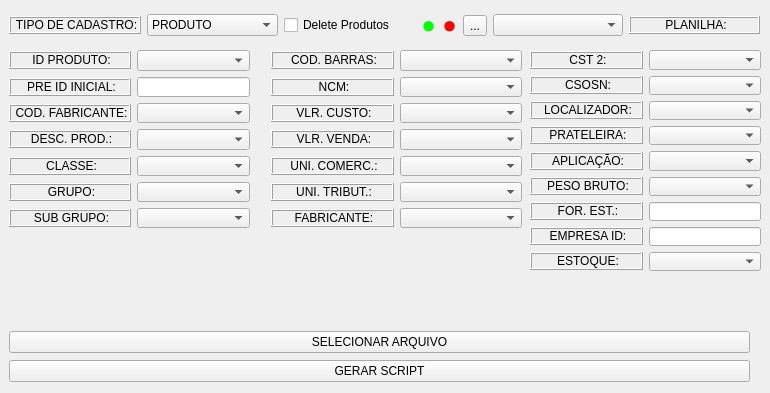
      <widget class="QWidget" name="pg_prod">
       <property name="minimumSize">
        <size>
         <width>0</width>
         <height>344</height>
        </size>
       </property>
       <widget class="QWidget" name="horizontalLayoutWidget">
        <property name="geometry">
         <rect>
          <x>9</x>
          <y>10</y>
          <width>751</width>
          <height>31</height>
         </rect>
        </property>
        <layout class="QHBoxLayout" name="horizontalLayout_2">
         <item>
          <widget class="QLabel" name="label_43">
           <property name="sizePolicy">
            <sizepolicy hsizetype="Minimum" vsizetype="Fixed">
             <horstretch>0</horstretch>
             <verstretch>0</verstretch>
            </sizepolicy>
           </property>
           <property name="contextMenuPolicy">
            <enum>Qt::DefaultContextMenu</enum>
           </property>
           <property name="frameShape">
            <enum>QFrame::Box</enum>
           </property>
           <property name="frameShadow">
            <enum>QFrame::Raised</enum>
           </property>
           <property name="text">
            <string>&lt;html&gt;&lt;head/&gt;&lt;body&gt;&lt;p align=&quot;center&quot;&gt;TIPO DE CADASTRO:&lt;/p&gt;&lt;/body&gt;&lt;/html&gt;</string>
           </property>
          </widget>
         </item>
         <item>
          <widget class="QComboBox" name="protipo">
           <property name="sizePolicy">
            <sizepolicy hsizetype="Minimum" vsizetype="Fixed">
             <horstretch>0</horstretch>
             <verstretch>0</verstretch>
            </sizepolicy>
           </property>
           <item>
            <property name="text">
             <string>PRODUTO</string>
            </property>
           </item>
           <item>
            <property name="text">
             <string>SERVICO</string>
            </property>
           </item>
          </widget>
         </item>
         <item>
          <widget class="QCheckBox" name="checkBox">
           <property name="text">
            <string>Delete Produtos</string>
           </property>
          </widget>
         </item>
         <item>
          <widget class="QLabel" name="verde">
           <property name="sizePolicy">
            <sizepolicy hsizetype="Fixed" vsizetype="Fixed">
             <horstretch>0</horstretch>
             <verstretch>0</verstretch>
            </sizepolicy>
           </property>
           <property name="text">
            <string>&lt;html&gt;&lt;head/&gt;&lt;body&gt;&lt;p align=&quot;center&quot;&gt;&lt;span style=&quot; font-size:18pt; color:#00ff00;&quot;&gt;●&lt;/span&gt;&lt;/p&gt;&lt;/body&gt;&lt;/html&gt;</string>
           </property>
          </widget>
         </item>
         <item>
          <widget class="QLabel" name="vermelho">
           <property name="sizePolicy">
            <sizepolicy hsizetype="Fixed" vsizetype="Fixed">
             <horstretch>0</horstretch>
             <verstretch>0</verstretch>
            </sizepolicy>
           </property>
           <property name="text">
            <string>&lt;html&gt;&lt;head/&gt;&lt;body&gt;&lt;p align=&quot;center&quot;&gt;&lt;span style=&quot; font-size:18pt; color:#ff0000;&quot;&gt;●&lt;/span&gt;&lt;/p&gt;&lt;/body&gt;&lt;/html&gt;</string>
           </property>
          </widget>
         </item>
         <item>
          <widget class="QToolButton" name="addnovo_prod">
           <property name="text">
            <string>...</string>
           </property>
          </widget>
         </item>
         <item>
          <widget class="QComboBox" name="plani_2">
           <property name="sizePolicy">
            <sizepolicy hsizetype="Minimum" vsizetype="Fixed">
             <horstretch>0</horstretch>
             <verstretch>0</verstretch>
            </sizepolicy>
           </property>
          </widget>
         </item>
         <item>
          <widget class="QLabel" name="label_45">
           <property name="sizePolicy">
            <sizepolicy hsizetype="Minimum" vsizetype="Fixed">
             <horstretch>0</horstretch>
             <verstretch>0</verstretch>
            </sizepolicy>
           </property>
           <property name="frameShape">
            <enum>QFrame::Box</enum>
           </property>
           <property name="frameShadow">
            <enum>QFrame::Raised</enum>
           </property>
           <property name="text">
            <string>&lt;html&gt;&lt;head/&gt;&lt;body&gt;&lt;p align=&quot;center&quot;&gt;PLANILHA:&lt;/p&gt;&lt;/body&gt;&lt;/html&gt;</string>
           </property>
          </widget>
         </item>
        </layout>
       </widget>
       <widget class="QWidget" name="horizontalLayoutWidget_2">
        <property name="geometry">
         <rect>
          <x>9</x>
          <y>230</y>
          <width>241</width>
          <height>41</height>
         </rect>
        </property>
        <layout class="QHBoxLayout" name="horizontalLayout_6"/>
       </widget>
       <widget class="QWidget" name="horizontalLayoutWidget_3">
        <property name="geometry">
         <rect>
          <x>270</x>
          <y>230</y>
          <width>251</width>
          <height>41</height>
         </rect>
        </property>
        <layout class="QHBoxLayout" name="horizontalLayout_7"/>
       </widget>
       <widget class="QWidget" name="horizontalLayoutWidget_4">
        <property name="geometry">
         <rect>
          <x>530</x>
          <y>280</y>
          <width>231</width>
          <height>41</height>
         </rect>
        </property>
        <layout class="QHBoxLayout" name="horizontalLayout_8"/>
       </widget>
       <widget class="QWidget" name="layoutWidget">
        <property name="geometry">
         <rect>
          <x>9</x>
          <y>330</y>
          <width>741</width>
          <height>54</height>
         </rect>
        </property>
        <layout class="QGridLayout" name="gridLayout_4">
         <item row="0" column="0">
          <widget class="QPushButton" name="selecionarpro">
           <property name="sizePolicy">
            <sizepolicy hsizetype="Expanding" vsizetype="Fixed">
             <horstretch>0</horstretch>
             <verstretch>0</verstretch>
            </sizepolicy>
           </property>
           <property name="text">
            <string>SELECIONAR ARQUIVO</string>
           </property>
          </widget>
         </item>
         <item row="1" column="0">
          <widget class="QPushButton" name="gerarpro">
           <property name="sizePolicy">
            <sizepolicy hsizetype="Expanding" vsizetype="Fixed">
             <horstretch>0</horstretch>
             <verstretch>0</verstretch>
            </sizepolicy>
           </property>
           <property name="text">
            <string>GERAR SCRIPT</string>
           </property>
          </widget>
         </item>
        </layout>
       </widget>
       <widget class="QWidget" name="layoutWidget">
        <property name="geometry">
         <rect>
          <x>530</x>
          <y>50</y>
          <width>231</width>
          <height>221</height>
         </rect>
        </property>
        <layout class="QGridLayout" name="gridLayout_3">
         <item row="5" column="1">
          <widget class="QComboBox" name="proPeso"/>
         </item>
         <item row="7" column="0">
          <widget class="QLabel" name="label_66">
           <property name="sizePolicy">
            <sizepolicy hsizetype="Expanding" vsizetype="Fixed">
             <horstretch>0</horstretch>
             <verstretch>0</verstretch>
            </sizepolicy>
           </property>
           <property name="frameShape">
            <enum>QFrame::Box</enum>
           </property>
           <property name="frameShadow">
            <enum>QFrame::Raised</enum>
           </property>
           <property name="text">
            <string>&lt;html&gt;&lt;head/&gt;&lt;body&gt;&lt;p align=&quot;center&quot;&gt;EMPRESA ID:&lt;/p&gt;&lt;/body&gt;&lt;/html&gt;</string>
           </property>
          </widget>
         </item>
         <item row="7" column="1">
          <widget class="QLineEdit" name="empId_pro"/>
         </item>
         <item row="6" column="1">
          <widget class="QLineEdit" name="proforst"/>
         </item>
         <item row="0" column="1">
          <widget class="QComboBox" name="proCodCst2">
           <property name="sizePolicy">
            <sizepolicy hsizetype="Expanding" vsizetype="Fixed">
             <horstretch>0</horstretch>
             <verstretch>0</verstretch>
            </sizepolicy>
           </property>
          </widget>
         </item>
         <item row="4" column="0">
          <widget class="QLabel" name="label_40">
           <property name="sizePolicy">
            <sizepolicy hsizetype="Expanding" vsizetype="Fixed">
             <horstretch>0</horstretch>
             <verstretch>0</verstretch>
            </sizepolicy>
           </property>
           <property name="frameShape">
            <enum>QFrame::Box</enum>
           </property>
           <property name="frameShadow">
            <enum>QFrame::Raised</enum>
           </property>
           <property name="text">
            <string>&lt;html&gt;&lt;head/&gt;&lt;body&gt;&lt;p align=&quot;center&quot;&gt;APLICAÇÃO:&lt;/p&gt;&lt;/body&gt;&lt;/html&gt;</string>
           </property>
          </widget>
         </item>
         <item row="2" column="1">
          <widget class="QComboBox" name="proLocalizador"/>
         </item>
         <item row="1" column="1">
          <widget class="QComboBox" name="proCodCSOSN"/>
         </item>
         <item row="1" column="0">
          <widget class="QLabel" name="label_37">
           <property name="sizePolicy">
            <sizepolicy hsizetype="Expanding" vsizetype="Fixed">
             <horstretch>0</horstretch>
             <verstretch>0</verstretch>
            </sizepolicy>
           </property>
           <property name="frameShape">
            <enum>QFrame::Box</enum>
           </property>
           <property name="frameShadow">
            <enum>QFrame::Raised</enum>
           </property>
           <property name="text">
            <string>&lt;html&gt;&lt;head/&gt;&lt;body&gt;&lt;p align=&quot;center&quot;&gt;CSOSN:&lt;/p&gt;&lt;/body&gt;&lt;/html&gt;</string>
           </property>
          </widget>
         </item>
         <item row="3" column="1">
          <widget class="QComboBox" name="proPrateleira"/>
         </item>
         <item row="4" column="1">
          <widget class="QComboBox" name="proAplicacao"/>
         </item>
         <item row="2" column="0">
          <widget class="QLabel" name="label_38">
           <property name="sizePolicy">
            <sizepolicy hsizetype="Expanding" vsizetype="Fixed">
             <horstretch>0</horstretch>
             <verstretch>0</verstretch>
            </sizepolicy>
           </property>
           <property name="frameShape">
            <enum>QFrame::Box</enum>
           </property>
           <property name="frameShadow">
            <enum>QFrame::Raised</enum>
           </property>
           <property name="text">
            <string>&lt;html&gt;&lt;head/&gt;&lt;body&gt;&lt;p align=&quot;center&quot;&gt;LOCALIZADOR:&lt;/p&gt;&lt;/body&gt;&lt;/html&gt;</string>
           </property>
          </widget>
         </item>
         <item row="3" column="0">
          <widget class="QLabel" name="label_39">
           <property name="sizePolicy">
            <sizepolicy hsizetype="Expanding" vsizetype="Fixed">
             <horstretch>0</horstretch>
             <verstretch>0</verstretch>
            </sizepolicy>
           </property>
           <property name="frameShape">
            <enum>QFrame::Box</enum>
           </property>
           <property name="frameShadow">
            <enum>QFrame::Raised</enum>
           </property>
           <property name="text">
            <string>&lt;html&gt;&lt;head/&gt;&lt;body&gt;&lt;p align=&quot;center&quot;&gt;PRATELEIRA:&lt;/p&gt;&lt;/body&gt;&lt;/html&gt;</string>
           </property>
          </widget>
         </item>
         <item row="5" column="0">
          <widget class="QLabel" name="label_41">
           <property name="sizePolicy">
            <sizepolicy hsizetype="Expanding" vsizetype="Fixed">
             <horstretch>0</horstretch>
             <verstretch>0</verstretch>
            </sizepolicy>
           </property>
           <property name="frameShape">
            <enum>QFrame::Box</enum>
           </property>
           <property name="frameShadow">
            <enum>QFrame::Raised</enum>
           </property>
           <property name="text">
            <string>&lt;html&gt;&lt;head/&gt;&lt;body&gt;&lt;p align=&quot;center&quot;&gt;PESO BRUTO:&lt;/p&gt;&lt;/body&gt;&lt;/html&gt;</string>
           </property>
          </widget>
         </item>
         <item row="6" column="0">
          <widget class="QLabel" name="label_47">
           <property name="sizePolicy">
            <sizepolicy hsizetype="Expanding" vsizetype="Fixed">
             <horstretch>0</horstretch>
             <verstretch>0</verstretch>
            </sizepolicy>
           </property>
           <property name="frameShape">
            <enum>QFrame::Box</enum>
           </property>
           <property name="frameShadow">
            <enum>QFrame::Raised</enum>
           </property>
           <property name="text">
            <string>&lt;html&gt;&lt;head/&gt;&lt;body&gt;&lt;p align=&quot;center&quot;&gt;FOR. EST.:&lt;/p&gt;&lt;/body&gt;&lt;/html&gt;</string>
           </property>
          </widget>
         </item>
         <item row="0" column="0">
          <widget class="QLabel" name="label_36">
           <property name="sizePolicy">
            <sizepolicy hsizetype="Expanding" vsizetype="Fixed">
             <horstretch>0</horstretch>
             <verstretch>0</verstretch>
            </sizepolicy>
           </property>
           <property name="frameShape">
            <enum>QFrame::Box</enum>
           </property>
           <property name="frameShadow">
            <enum>QFrame::Raised</enum>
           </property>
           <property name="text">
            <string>&lt;html&gt;&lt;head/&gt;&lt;body&gt;&lt;p align=&quot;center&quot;&gt;CST 2:&lt;/p&gt;&lt;/body&gt;&lt;/html&gt;</string>
           </property>
          </widget>
         </item>
         <item row="8" column="0">
          <widget class="QLabel" name="label_67">
           <property name="sizePolicy">
            <sizepolicy hsizetype="Expanding" vsizetype="Fixed">
             <horstretch>0</horstretch>
             <verstretch>0</verstretch>
            </sizepolicy>
           </property>
           <property name="frameShape">
            <enum>QFrame::Box</enum>
           </property>
           <property name="frameShadow">
            <enum>QFrame::Raised</enum>
           </property>
           <property name="text">
            <string>&lt;html&gt;&lt;head/&gt;&lt;body&gt;&lt;p align=&quot;center&quot;&gt;ESTOQUE:&lt;/p&gt;&lt;/body&gt;&lt;/html&gt;</string>
           </property>
          </widget>
         </item>
         <item row="8" column="1">
          <widget class="QComboBox" name="proestoque"/>
         </item>
        </layout>
       </widget>
       <widget class="QWidget" name="layoutWidget">
        <property name="geometry">
         <rect>
          <x>9</x>
          <y>50</y>
          <width>241</width>
          <height>178</height>
         </rect>
        </property>
        <layout class="QGridLayout" name="gridLayout_1">
         <item row="0" column="0">
          <widget class="QLabel" name="label_24">
           <property name="sizePolicy">
            <sizepolicy hsizetype="Expanding" vsizetype="Fixed">
             <horstretch>0</horstretch>
             <verstretch>0</verstretch>
            </sizepolicy>
           </property>
           <property name="frameShape">
            <enum>QFrame::Box</enum>
           </property>
           <property name="frameShadow">
            <enum>QFrame::Raised</enum>
           </property>
           <property name="text">
            <string>&lt;html&gt;&lt;head/&gt;&lt;body&gt;&lt;p align=&quot;center&quot;&gt;ID PRODUTO:&lt;/p&gt;&lt;/body&gt;&lt;/html&gt;</string>
           </property>
          </widget>
         </item>
         <item row="0" column="1">
          <widget class="QComboBox" name="proid">
           <property name="sizePolicy">
            <sizepolicy hsizetype="Expanding" vsizetype="Fixed">
             <horstretch>0</horstretch>
             <verstretch>0</verstretch>
            </sizepolicy>
           </property>
          </widget>
         </item>
         <item row="1" column="0">
          <widget class="QLabel" name="label_46">
           <property name="sizePolicy">
            <sizepolicy hsizetype="Expanding" vsizetype="Fixed">
             <horstretch>0</horstretch>
             <verstretch>0</verstretch>
            </sizepolicy>
           </property>
           <property name="frameShape">
            <enum>QFrame::Box</enum>
           </property>
           <property name="frameShadow">
            <enum>QFrame::Raised</enum>
           </property>
           <property name="text">
            <string>&lt;html&gt;&lt;head/&gt;&lt;body&gt;&lt;p align=&quot;center&quot;&gt;PRE ID INICIAL:&lt;/p&gt;&lt;/body&gt;&lt;/html&gt;</string>
           </property>
          </widget>
         </item>
         <item row="1" column="1">
          <widget class="QLineEdit" name="preidInput"/>
         </item>
         <item row="2" column="1">
          <widget class="QComboBox" name="proCodigo">
           <property name="sizePolicy">
            <sizepolicy hsizetype="Expanding" vsizetype="Fixed">
             <horstretch>0</horstretch>
             <verstretch>0</verstretch>
            </sizepolicy>
           </property>
          </widget>
         </item>
         <item row="5" column="0">
          <widget class="QLabel" name="label_28">
           <property name="sizePolicy">
            <sizepolicy hsizetype="Expanding" vsizetype="Fixed">
             <horstretch>0</horstretch>
             <verstretch>0</verstretch>
            </sizepolicy>
           </property>
           <property name="frameShape">
            <enum>QFrame::Box</enum>
           </property>
           <property name="frameShadow">
            <enum>QFrame::Raised</enum>
           </property>
           <property name="text">
            <string>&lt;html&gt;&lt;head/&gt;&lt;body&gt;&lt;p align=&quot;center&quot;&gt;GRUPO:&lt;/p&gt;&lt;/body&gt;&lt;/html&gt;</string>
           </property>
          </widget>
         </item>
         <item row="6" column="1">
          <widget class="QComboBox" name="proSubGrupo">
           <property name="sizePolicy">
            <sizepolicy hsizetype="Expanding" vsizetype="Fixed">
             <horstretch>0</horstretch>
             <verstretch>0</verstretch>
            </sizepolicy>
           </property>
          </widget>
         </item>
         <item row="2" column="0">
          <widget class="QLabel" name="label_25">
           <property name="sizePolicy">
            <sizepolicy hsizetype="Expanding" vsizetype="Fixed">
             <horstretch>0</horstretch>
             <verstretch>0</verstretch>
            </sizepolicy>
           </property>
           <property name="frameShape">
            <enum>QFrame::Box</enum>
           </property>
           <property name="frameShadow">
            <enum>QFrame::Raised</enum>
           </property>
           <property name="text">
            <string>&lt;html&gt;&lt;head/&gt;&lt;body&gt;&lt;p align=&quot;center&quot;&gt;COD. FABRICANTE:&lt;/p&gt;&lt;/body&gt;&lt;/html&gt;</string>
           </property>
          </widget>
         </item>
         <item row="3" column="0">
          <widget class="QLabel" name="label_26">
           <property name="sizePolicy">
            <sizepolicy hsizetype="Expanding" vsizetype="Fixed">
             <horstretch>0</horstretch>
             <verstretch>0</verstretch>
            </sizepolicy>
           </property>
           <property name="frameShape">
            <enum>QFrame::Box</enum>
           </property>
           <property name="frameShadow">
            <enum>QFrame::Raised</enum>
           </property>
           <property name="text">
            <string>&lt;html&gt;&lt;head/&gt;&lt;body&gt;&lt;p align=&quot;center&quot;&gt;DESC. PROD.:&lt;/p&gt;&lt;/body&gt;&lt;/html&gt;</string>
           </property>
          </widget>
         </item>
         <item row="3" column="1">
          <widget class="QComboBox" name="proDescricao">
           <property name="sizePolicy">
            <sizepolicy hsizetype="Expanding" vsizetype="Fixed">
             <horstretch>0</horstretch>
             <verstretch>0</verstretch>
            </sizepolicy>
           </property>
          </widget>
         </item>
         <item row="6" column="0">
          <widget class="QLabel" name="label_29">
           <property name="sizePolicy">
            <sizepolicy hsizetype="Expanding" vsizetype="Fixed">
             <horstretch>0</horstretch>
             <verstretch>0</verstretch>
            </sizepolicy>
           </property>
           <property name="frameShape">
            <enum>QFrame::Box</enum>
           </property>
           <property name="frameShadow">
            <enum>QFrame::Raised</enum>
           </property>
           <property name="text">
            <string>&lt;html&gt;&lt;head/&gt;&lt;body&gt;&lt;p align=&quot;center&quot;&gt;SUB GRUPO:&lt;/p&gt;&lt;/body&gt;&lt;/html&gt;</string>
           </property>
          </widget>
         </item>
         <item row="4" column="1">
          <widget class="QComboBox" name="proClasse">
           <property name="sizePolicy">
            <sizepolicy hsizetype="Expanding" vsizetype="Fixed">
             <horstretch>0</horstretch>
             <verstretch>0</verstretch>
            </sizepolicy>
           </property>
          </widget>
         </item>
         <item row="4" column="0">
          <widget class="QLabel" name="label_27">
           <property name="sizePolicy">
            <sizepolicy hsizetype="Expanding" vsizetype="Fixed">
             <horstretch>0</horstretch>
             <verstretch>0</verstretch>
            </sizepolicy>
           </property>
           <property name="frameShape">
            <enum>QFrame::Box</enum>
           </property>
           <property name="frameShadow">
            <enum>QFrame::Raised</enum>
           </property>
           <property name="text">
            <string>&lt;html&gt;&lt;head/&gt;&lt;body&gt;&lt;p align=&quot;center&quot;&gt;CLASSE:&lt;/p&gt;&lt;/body&gt;&lt;/html&gt;</string>
           </property>
          </widget>
         </item>
         <item row="5" column="1">
          <widget class="QComboBox" name="gdpNome">
           <property name="sizePolicy">
            <sizepolicy hsizetype="Expanding" vsizetype="Fixed">
             <horstretch>0</horstretch>
             <verstretch>0</verstretch>
            </sizepolicy>
           </property>
          </widget>
         </item>
        </layout>
       </widget>
       <widget class="QWidget" name="layoutWidget">
        <property name="geometry">
         <rect>
          <x>271</x>
          <y>50</y>
          <width>251</width>
          <height>178</height>
         </rect>
        </property>
        <layout class="QGridLayout" name="gridLayout_2">
         <item row="2" column="0">
          <widget class="QLabel" name="label_33">
           <property name="sizePolicy">
            <sizepolicy hsizetype="Expanding" vsizetype="Fixed">
             <horstretch>0</horstretch>
             <verstretch>0</verstretch>
            </sizepolicy>
           </property>
           <property name="frameShape">
            <enum>QFrame::Box</enum>
           </property>
           <property name="frameShadow">
            <enum>QFrame::Raised</enum>
           </property>
           <property name="text">
            <string>&lt;html&gt;&lt;head/&gt;&lt;body&gt;&lt;p align=&quot;center&quot;&gt;VLR. CUSTO:&lt;/p&gt;&lt;/body&gt;&lt;/html&gt;</string>
           </property>
          </widget>
         </item>
         <item row="6" column="1">
          <widget class="QComboBox" name="fabNome">
           <property name="sizePolicy">
            <sizepolicy hsizetype="Expanding" vsizetype="Fixed">
             <horstretch>0</horstretch>
             <verstretch>0</verstretch>
            </sizepolicy>
           </property>
          </widget>
         </item>
         <item row="2" column="1">
          <widget class="QComboBox" name="ProCusto">
           <property name="sizePolicy">
            <sizepolicy hsizetype="Expanding" vsizetype="Fixed">
             <horstretch>0</horstretch>
             <verstretch>0</verstretch>
            </sizepolicy>
           </property>
          </widget>
         </item>
         <item row="0" column="1">
          <widget class="QComboBox" name="cdbCodigo">
           <property name="sizePolicy">
            <sizepolicy hsizetype="Expanding" vsizetype="Fixed">
             <horstretch>0</horstretch>
             <verstretch>0</verstretch>
            </sizepolicy>
           </property>
          </widget>
         </item>
         <item row="1" column="1">
          <widget class="QComboBox" name="zzz_proCodigoNCM">
           <property name="sizePolicy">
            <sizepolicy hsizetype="Expanding" vsizetype="Fixed">
             <horstretch>0</horstretch>
             <verstretch>0</verstretch>
            </sizepolicy>
           </property>
          </widget>
         </item>
         <item row="0" column="0">
          <widget class="QLabel" name="label_31">
           <property name="sizePolicy">
            <sizepolicy hsizetype="Expanding" vsizetype="Fixed">
             <horstretch>0</horstretch>
             <verstretch>0</verstretch>
            </sizepolicy>
           </property>
           <property name="frameShape">
            <enum>QFrame::Box</enum>
           </property>
           <property name="frameShadow">
            <enum>QFrame::Raised</enum>
           </property>
           <property name="text">
            <string>&lt;html&gt;&lt;head/&gt;&lt;body&gt;&lt;p align=&quot;center&quot;&gt;COD. BARRAS:&lt;/p&gt;&lt;/body&gt;&lt;/html&gt;</string>
           </property>
          </widget>
         </item>
         <item row="1" column="0">
          <widget class="QLabel" name="label_32">
           <property name="sizePolicy">
            <sizepolicy hsizetype="Expanding" vsizetype="Fixed">
             <horstretch>0</horstretch>
             <verstretch>0</verstretch>
            </sizepolicy>
           </property>
           <property name="frameShape">
            <enum>QFrame::Box</enum>
           </property>
           <property name="frameShadow">
            <enum>QFrame::Raised</enum>
           </property>
           <property name="text">
            <string>&lt;html&gt;&lt;head/&gt;&lt;body&gt;&lt;p align=&quot;center&quot;&gt;NCM:&lt;/p&gt;&lt;/body&gt;&lt;/html&gt;</string>
           </property>
          </widget>
         </item>
         <item row="3" column="0">
          <widget class="QLabel" name="label_34">
           <property name="sizePolicy">
            <sizepolicy hsizetype="Expanding" vsizetype="Fixed">
             <horstretch>0</horstretch>
             <verstretch>0</verstretch>
            </sizepolicy>
           </property>
           <property name="frameShape">
            <enum>QFrame::Box</enum>
           </property>
           <property name="frameShadow">
            <enum>QFrame::Raised</enum>
           </property>
           <property name="text">
            <string>&lt;html&gt;&lt;head/&gt;&lt;body&gt;&lt;p align=&quot;center&quot;&gt;VLR. VENDA:&lt;/p&gt;&lt;/body&gt;&lt;/html&gt;</string>
           </property>
          </widget>
         </item>
         <item row="5" column="0">
          <widget class="QLabel" name="label_42">
           <property name="sizePolicy">
            <sizepolicy hsizetype="Expanding" vsizetype="Fixed">
             <horstretch>0</horstretch>
             <verstretch>0</verstretch>
            </sizepolicy>
           </property>
           <property name="frameShape">
            <enum>QFrame::Box</enum>
           </property>
           <property name="frameShadow">
            <enum>QFrame::Raised</enum>
           </property>
           <property name="text">
            <string>&lt;html&gt;&lt;head/&gt;&lt;body&gt;&lt;p align=&quot;center&quot;&gt;UNI. TRIBUT.:&lt;/p&gt;&lt;/body&gt;&lt;/html&gt;</string>
           </property>
          </widget>
         </item>
         <item row="4" column="0">
          <widget class="QLabel" name="label_35">
           <property name="sizePolicy">
            <sizepolicy hsizetype="Expanding" vsizetype="Fixed">
             <horstretch>0</horstretch>
             <verstretch>0</verstretch>
            </sizepolicy>
           </property>
           <property name="frameShape">
            <enum>QFrame::Box</enum>
           </property>
           <property name="frameShadow">
            <enum>QFrame::Raised</enum>
           </property>
           <property name="text">
            <string>&lt;html&gt;&lt;head/&gt;&lt;body&gt;&lt;p align=&quot;center&quot;&gt;UNI. COMERC.:&lt;/p&gt;&lt;/body&gt;&lt;/html&gt;</string>
           </property>
          </widget>
         </item>
         <item row="4" column="1">
          <widget class="QComboBox" name="ProUn">
           <property name="sizePolicy">
            <sizepolicy hsizetype="Expanding" vsizetype="Fixed">
             <horstretch>0</horstretch>
             <verstretch>0</verstretch>
            </sizepolicy>
           </property>
          </widget>
         </item>
         <item row="5" column="1">
          <widget class="QComboBox" name="ProUnTrib">
           <property name="sizePolicy">
            <sizepolicy hsizetype="Expanding" vsizetype="Fixed">
             <horstretch>0</horstretch>
             <verstretch>0</verstretch>
            </sizepolicy>
           </property>
          </widget>
         </item>
         <item row="6" column="0">
          <widget class="QLabel" name="label_30">
           <property name="sizePolicy">
            <sizepolicy hsizetype="Expanding" vsizetype="Fixed">
             <horstretch>0</horstretch>
             <verstretch>0</verstretch>
            </sizepolicy>
           </property>
           <property name="frameShape">
            <enum>QFrame::Box</enum>
           </property>
           <property name="frameShadow">
            <enum>QFrame::Raised</enum>
           </property>
           <property name="text">
            <string>&lt;html&gt;&lt;head/&gt;&lt;body&gt;&lt;p align=&quot;center&quot;&gt;FABRICANTE:&lt;/p&gt;&lt;/body&gt;&lt;/html&gt;</string>
           </property>
          </widget>
         </item>
         <item row="3" column="1">
          <widget class="QComboBox" name="ProVenda">
           <property name="sizePolicy">
            <sizepolicy hsizetype="Expanding" vsizetype="Fixed">
             <horstretch>0</horstretch>
             <verstretch>0</verstretch>
            </sizepolicy>
           </property>
          </widget>
         </item>
        </layout>
       </widget>
      </widget>
